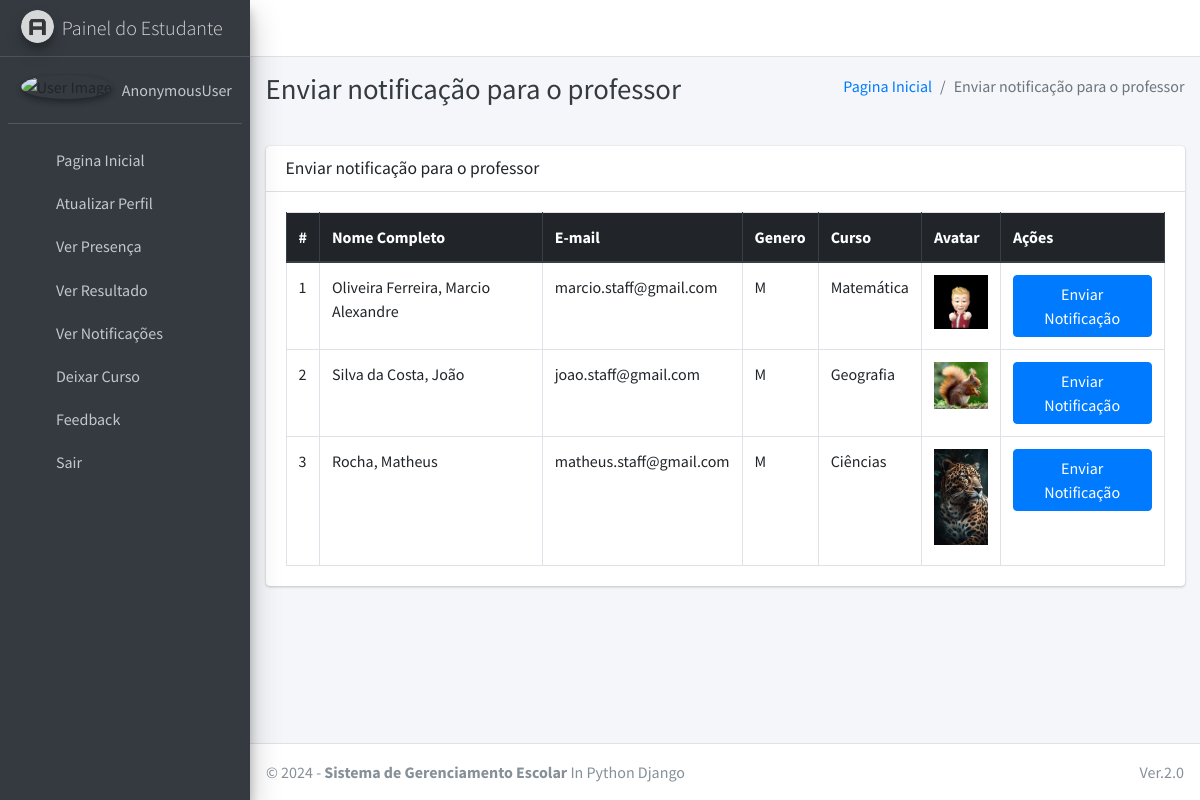
The page /admin_notify_staff on the database its author committed.
### main_app/models.py (models this page shows, shortened)
class CustomUser(AbstractUser):
    USER_TYPE = ((1, "HOD"), (2, "Staff"), (3, "Student"))
    GENDER = [("M", "Male"), ("F", "Female")]
    username = None  # Removed username, using email instead
    email = models.EmailField(unique=True)
    user_type = models.CharField(default=1, choices=USER_TYPE, max_length=1)
    gender = models.CharField(max_length=1, choices=GENDER)
    profile_pic = models.ImageField()
    address = models.TextField()
    fcm_token = models.TextField(default="")  # For firebase notifications
    created_at = models.DateTimeField(auto_now_add=True)
    updated_at = models.DateTimeField(auto_now=True)
    USERNAME_FIELD = "email"
    REQUIRED_FIELDS = []
    objects = CustomUserManager()

class Staff(models.Model):
    course = models.ForeignKey(Course, on_delete=models.DO_NOTHING, null=True, blank=False)
    admin = models.OneToOneField(CustomUser, on_delete=models.CASCADE)

class Course(models.Model):
    name = models.CharField(max_length=120)
    created_at = models.DateTimeField(auto_now_add=True)
    updated_at = models.DateTimeField(auto_now=True)

### main_app/hod_views.py (the view)
# urls.py: path("admin_notify_staff", hod_views.admin_notify_staff,
def admin_notify_staff(request):
    staff = CustomUser.objects.filter(user_type=2)
    context = {
        'page_title': "Enviar notificação para o professor",
        'allStaff': staff
    }
    return render(request, "hod_template/staff_notification.html", context)

### main_app/templates/hod_template/staff_notification.html (shortened to what this page needs)
{% extends 'main_app/base.html' %}
{% load static %}
{% block page_title %}{{page_title}}{% endblock page_title %}
{% block content %}
<section class="content">
    <div class="container-fluid">
        <div class="row">
            <div class="col-md-12">
                <div class="card">
                    <div class="card-header">
                        <h3 class="card-title">{{page_title}}</h3>
                    </div>
                    <div class="card-body">
                        <table id="example2" class="table table-bordered table-hover">
                            <thead class="thead-dark">
                                <tr>
                                    <th>#</th>
                                    <th>Nome Completo</th>
                                    <th>E-mail</th>
                                    <th>Genero</th>
                                    <th>Curso</th>
                                    <th>Avatar</th>
                                    <th>Ações</th>
                                </tr>
                            </thead>
                            <tbody>
                                {% for staff in allStaff %}
                                <tr>
                                    <td>{{ forloop.counter }}</td>
                                    <td>{{staff.last_name}}, {{staff.first_name}}</td>
                                    <td>{{staff.email}}</td>
                                    <td>{{staff.gender}}</td>
                                    <td>{{staff.staff.course.name}}</td>
                                    <td>
                                        {% if staff.profile_pic == ""  %}
                                        No Image
                                        {% else %}
                                        <img class="img img-fluid mb-2" height="56" width="56"
                                            src="{{staff.profile_pic}}" alt="">
                                        {% endif %}
                                    </td>
                                    <td><button data-toggle = "modal" data-target = "#myModal"class="btn btn-primary show_notification" value="{{staff.id}}">Enviar Notificação</button>
                                    </td>
                                </tr>
                                {% endfor %}
                            </tbody>
                        </table>
                    </div>
                </div>
            </div>
        </div>
    </div>
</section>
{% endblock content %}

### rows shown on the page
CustomUser: last_name "Oliveira Ferreira", first_name "Marcio Alexandre", email "marcio.staff@gmail.com", gender "M", staff.course.name "Matemática", shows a picture
CustomUser: last_name "Silva da Costa", first_name "João", email "joao.staff@gmail.com", gender "M", staff.course.name "Geografia", profile_pic (picture)
CustomUser: last_name "Rocha", first_name "Matheus", email "matheus.staff@gmail.com", gender "M", staff.course.name "Ciências", shows a picture

### other values the page prints
{{ user }} "AnonymousUser"
{{ page_title }} "Enviar notificação para o professor"
